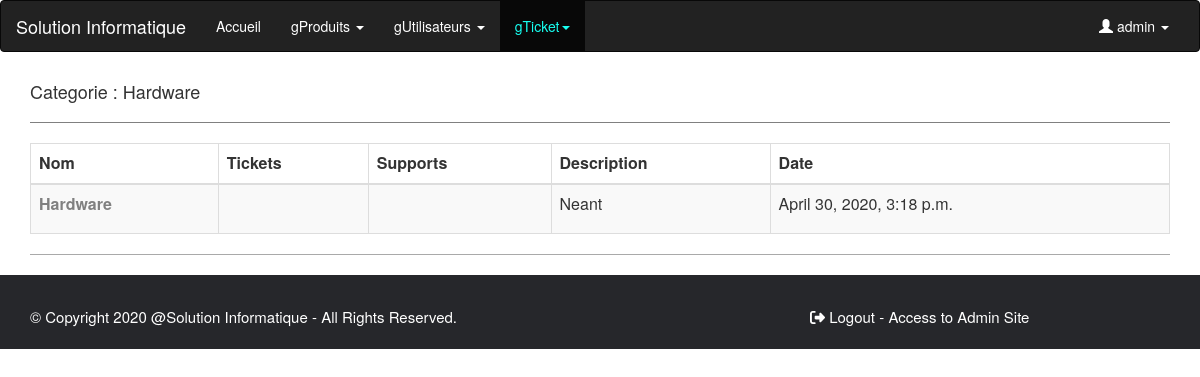
Page /gTicket/detail-categorie/2 (signed in) on the committed database.
### Gestionnaire/models.py (models this page shows, shortened)
class Categorie(models.Model):
    name = models.CharField('Nom', max_length=100)
    tickets = PickledObjectField()
    supports = PickledObjectField()
    date = models.DateTimeField(default=timezone.now)
    description = models.CharField('Description', max_length=300)
    class Meta:
        ordering = ["-date",]
        unique_together = ("name",)

### Gestionnaire/views.py (the view)
# urls.py: path('gTicket/detail-categorie/<str:pk>', views.detailCategorie, name='detailCategorie'),
@login_required
def detailCategorie(request, pk):
    categorie = Categorie.objects.get(pk=pk)
    return render(request, 'Gestionnaire/detailCategorie.html', locals())

### templates/Gestionnaire/detailCategorie.html (shortened to what this page needs)
{% extends "Gestionnaire/base.html" %}
{% load static %}
{% block home %}<li><a href="{% url 'home' %}">Accueil</a></li>{% endblock %}
{% block gTicket %}
<li class="active"><a href="#" class="dropdown-toggle" data-toggle="dropdown">gTicket<span class="caret"></span></a>
</li>
{% endblock %}
{% block content %}
<div class="row">
  <div class="col-sm-12 col-md-12">
    <h4 class="content_header"> Categorie : {{ categorie.name|safe|truncatewords:"10" }}</h4>
    <hr class="hr_style">
    {% if categorie %}
      <table style="width: 100%;" id="example" class="table table-hover table-striped table-bordered dataTable dtr-inline collapsed" role="grid" aria-describedby="example_info">
        <thead>
          <tr role="row">
            <th class="sorting" tabindex="0" aria-controls="example" rowspan="1" colspan="1" aria-label="categorieName: activer pour trier la colonne par ordre croissant">
              <font style="vertical-align: inherit;">
                <font style="vertical-align: inherit;">Nom</font>
              </font>
            </th>
            <th class="sorting" tabindex="0" aria-controls="example" rowspan="1" colspan="1" aria-label="IP Address: activer pour trier la colonne par ordre croissant">
              <font style="vertical-align: inherit;">
                <font style="vertical-align: inherit;">Tickets</font>
              </font>
            </th>
            <th class="sorting" tabindex="0" aria-controls="example" rowspan="1" colspan="1" aria-label="Owner: activer pour trier la colonne par ordre croissant">
              <font style="vertical-align: inherit;">
                <font style="vertical-align: inherit;">Supports</font>
              </font>
            </th>
            <th class="sorting" tabindex="0" aria-controls="example" rowspan="1" colspan="1" aria-label="OS Type: activer pour trier la colonne par ordre croissant">
              <font style="vertical-align: inherit;">
                <font style="vertical-align: inherit;">Description</font>
              </font>
            </th>
            <th class="sorting" tabindex="0" aria-controls="example" rowspan="1" colspan="1" aria-label="OS Type: activer pour trier la colonne par ordre croissant">
              <font style="vertical-align: inherit;">
                <font style="vertical-align: inherit;">Date</font>
              </font>
            </th>
          </tr>
        </thead>
        <tbody>
          <tr role="row" class="odd" style="">
            <td class="style_td"><font style="vertical-align: inherit;"><font style="vertical-align: inherit;"><a href="{% url 'updateTickets' categorie.pk %}" title="Cliquez pour modifier" style="font-weight:bold;">{{ categorie.name }}</a></font></font></td>
            <td class="style_td"><font style="vertical-align: inherit;"><font style="vertical-align: inherit;">{% for ticket in tickets %} {{ ticket }} <br> {% endfor %}</font></font></td>
            <td class="style_td"><font style="vertical-align: inherit;"><font style="vertical-align: inherit;">{% for support in supports %} {{ support }} <br> {% endfor %}</font></font></td>
            <td class="style_td"><font style="vertical-align: inherit;"><font style="vertical-align: inherit;">{{ categorie.description|safe|linebreaks }}</font></font></td>
            <td class="style_td"><font style="vertical-align: inherit;"><font style="vertical-align: inherit;">{{ categorie.date }}</font></font></td>
          </tr>
        </tbody>
      </table>
    {% else %}
      <div class="card-header ">
        <h3>Il n'y a pas d'entrée à afficher</h3>
      </div>
    {% endif %}
    <hr class="hr_under_table">
  </div>
</div>
{% endblock%}

### templates/Gestionnaire/base.html (shortened to what this page needs)
<html lang="en">
  <head>
    {% block css %}
      <link href="../../static/css/style.css" rel="stylesheet">
    {% endblock %}
    {% block bootstrap %}
      <link rel="stylesheet" href="https://maxcdn.bootstrapcdn.com/bootstrap/3.3.7/css/bootstrap.min.css">
    {% endblock %}
    {% block font-awesome %}
      <link rel="stylesheet" href="../../static/fontawesome_free_5_13_0_web/css/all.min.css">
      <link rel="stylesheet" href="../../static/fontawesome_free_5_13_0_web/css/fontawesome.min.css">
    {% endblock %}
  </head>
  <body>
    <div class="container-fluid">
      {% block navbar %}
      <div class="row navbar navbar-inverse">
        <div class="container-fluid">
          <div class="row">
            <div class="col-lg-12">
              <div class="navbar-header">
                <a href="{% url 'home' %}" class="navbar-brand">Solution Informatique</a>
              </div>
              <div class="navbar-collapse collapse" id="mobile_menu">
                <ul class="nav navbar-nav">
                    {% block home %}{% endblock %}
                    {% block produit %}
                    <li><a href="#" class="dropdown-toggle" data-toggle="dropdown">gProduits <span class="caret"></span></a>
                    </li>
                    {% endblock %}
                    {% block gUtilisateurs %}
                    <li><a href="#" class="dropdown-toggle" data-toggle="dropdown">gUtilisateurs <span class="caret"></span></a>
                    </li>
                    {% endblock %}
                    {% block gTicket %}{% endblock %}
                </ul>
                <ul class="nav navbar-nav">
                  <li>
                  </li>
                </ul>
                <ul class="nav navbar-nav navbar-right">
                  {% if request.user.username %}
                    <li><a href="#" class="dropdown-toggle" data-toggle="dropdown"><span class="glyphicon glyphicon-user"></span> {{ request.user.username }} <span class="caret"></span></a>
                    </li>
                  {% endif %}
                </ul>
              </div>
            </div>
          </div>
        </div>
      </div>
      {% endblock %}
        <div class="container">
          {% block content %}{% endblock %}
        </div>
      <footer class=" row site-footer">
          <div class="container">
              <div class="row">
                  <div class="col-md-8 col-sm-6 col-xs-12">
                      <p class="copyright-text">
                        &copy; Copyright <span id="s_annee"></span>
                        <a href="#">@Solution Informatique</a>
                        - All Rights Reserved.
                      </p>
                  </div>
                  <div class="col-md-4 col-sm-6 col-xs-12">
                      <p class="copyright-text">
                        <a href="{% url 'logout_view' %}"><i class="fas fa-sign-out-alt"></i> Logout</a>
                        {% if request.user.is_superuser == True  %}
                          - <a href="/admin/">Access to Admin Site</a>
                        {% endif %}
                      </p>
                  </div>
              </div>
          </div>
      </footer>
    </div>
  </body>
</html>

### static/css/style.css (style rules this page uses)
.hr_style { margin-top: 20px; margin-bottom: 20px; border: 0; border-top: 1px solid grey; }
.hr_under_table { border-top: 1px solid #A9A9A9; }
.style_td a { color: grey; text-decoration: none; }
* { box-sizing:border-box; -moz-box-sizing:border-box; -webkit-box-sizing:border-box; }
body { background: #f0f0f0; }
.site-footer { background-color:#26272b; padding:30px 0 20px; font-size:15px; line-height:24px; color:#fff; }
.site-footer a { color:#fff; }
.copyright-text { margin:0 }
.navbar-inverse .navbar-nav>li>a { color: #fff!important; }
.navbar-inverse .navbar-nav>.active>a, .navbar-inverse .navbar-nav>.active>a:focus, .navbar-inverse .navbar-nav>.active>a:hover { color: #18FFF1!important; background-color: #080808; }
.navbar-inverse .navbar-brand { color: #fff!important; }

### rows in the picture
Categorie: name "Hardware", description "Neant", date "April 30, 2020, 3:18 p.m."

### other values in the picture
{{ request.user.username }} "admin"
